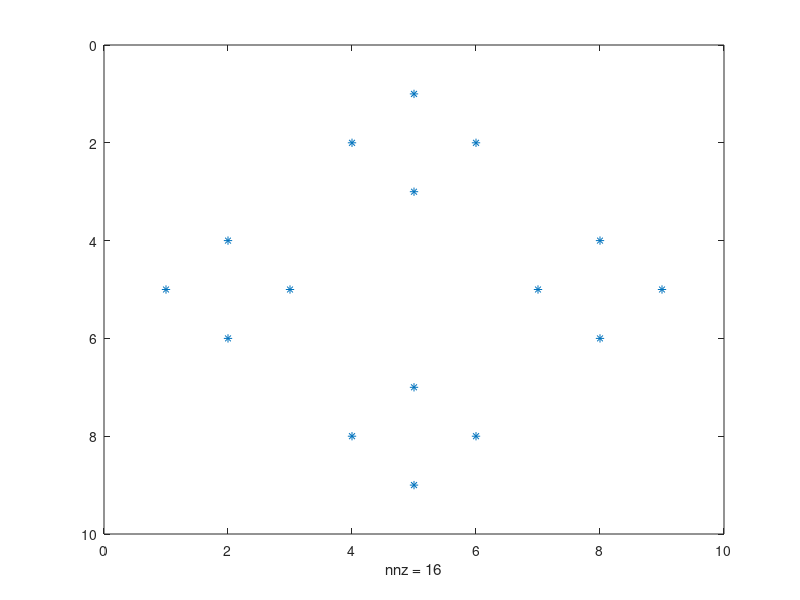

Write the MATLAB code that produced this figure.

tic

clear ;

nx =3;
ny = 3;
ng = nx * ny ;
q =  (1:ng)';

a = zeros(ng,1) ;
b = zeros(ng,1) ;
c = zeros(ng,1) ;
d = zeros(ng,1) ;

iq = 1./q;

%%

parfor i = 1:ng

    point0 = i ; 
    point1 = point0 +1 ;
    point2 = point1 + nx ;
    point3 = point0 + nx ;
    point4 = point3-1;
    point5 = point0-1;
    point6  = point5-nx ;
    point7 = point0 - nx ;
    point8 = point1 - nx ; 

    % 左下角
    if i==1
        d(i) = iq(point3);
        % c(i) = iq(point3);
        % b(i) = iq(point7);
        % a(i) = iq(point7);
    % 下边
    elseif i>1 && i<nx
        d(i) = iq(point3);
        c(i) = iq(point3);
        % b(i) = iq(point7);
        % a(i) = iq(point7);
    % 右下角
    elseif i==nx
        % d(i) = iq(point3);
        c(i) = iq(point3);
        % b(i) = iq(point7);
        % a(i) = iq(point7);
        
    % 左边
    elseif mod(i,nx)==1 && i>nx && i< ng-nx+1
        d(i) = iq(point3);
        % c(i) = iq(point3);
        b(i) = iq(point7);
        % a(i) = iq(point7);
    % 右边
    elseif mod(i,nx)==0 && i>nx && i< ng
        % d(i) = iq(point3);
        c(i) = iq(point3);
        % b(i) = iq(point7);
        a(i) = iq(point7);
    %左上角
elseif i==ng-nx+1
        % d(i) = iq(point3);
        % c(i) = iq(point3);
        b(i) = iq(point7);
        % a(i) = iq(point7);
    % 上边
    elseif i>ng-nx+1 && i < ng
        % d(i) = iq(point3);
        % c(i) = iq(point3);
        b(i) = iq(point7);
        a(i) = iq(point7);
    % 右上
    elseif i==ng
        % d(i) = iq(point3);
        % c(i) = iq(point3);
        % b(i) = iq(point7);
        a(i) = iq(point7);
    else 
        d(i) = iq(point3);
        c(i) = iq(point3);
        b(i) = iq(point7);
        a(i) = iq(point7);
    end

end


ns = ng - (nx+1);
nl = ng - (nx-1);

s =diag(a(end-ns+1:end) , -(nx+1)) - diag(b(end-nl+1:end),-(nx-1)) ...
- diag(c(1:nl),nx-1) + diag(d(1:ns),nx+1);

s = s/4;
spy(s)

toc